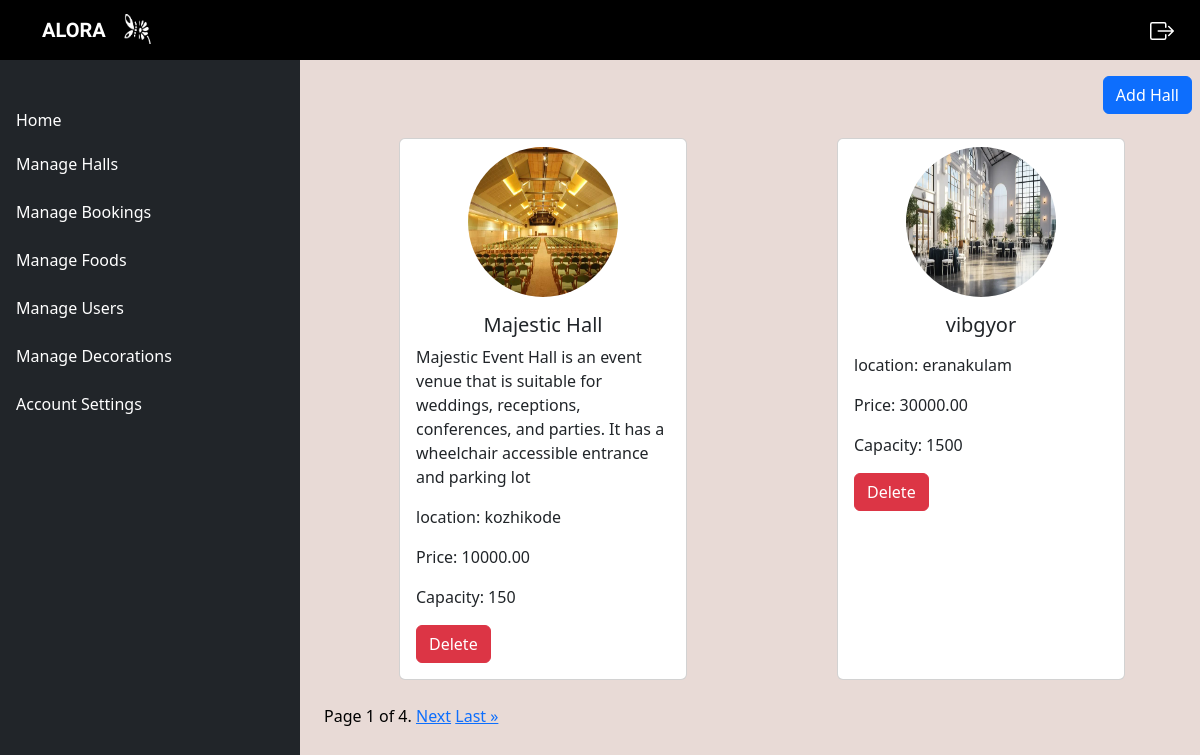
The page /view_hall on the database its author committed.
### event/models.py (models this page shows, shortened)
class Hall(models.Model):
    name=models.CharField(max_length=100)
    location=models.TextField()
    capacity=models.IntegerField()
    price_per_day=models.DecimalField(max_digits=10,decimal_places=2)
    photo_url=models.FileField()
    description=models.TextField()

### event/views.py (the view)
# urls.py: path('view_hall',views.View_hall,name='view_hall'),
def View_hall(request):
    halls=Hall.objects.all()
    items_per_page=2
    paginator=Paginator(halls,items_per_page)
    page=request.GET.get('page',1)
    try:
        halls=paginator.page(page)
    except PageNotAnInteger:
        halls=paginator.page(1)
    except EmptyPage:
        halls=paginator.page(paginator.num_pages)
    context={
        'data':halls,
    }
    return render(request,'view_hall.html',context)

### templates/view_hall.html (shortened to what this page needs)
{% extends 'admin_home.html' %}
{% load static %}
{% block content %}
<div class="content ps-4" >
  <div class="d-flex justify-content-end mt-3 me-2">
    <a href="{% url 'add_hall' %}" class="btn btn-primary text-decoration-none">Add Hall</a>
  </div>
  {% if data %}
<div class="container mt-4">
  <div class="row">
    {% for i in data %}
      <div class="col-md-6 mb-4 d-flex justify-content-center">
        <div class="card" style="width: 18rem;">
          <div class="d-flex justify-content-center mt-2">
          <img src="{{ i.photo_url.url }}" class="card-img-top " alt="img" style="border-radius: 50%; height: 150px; width: 150px;">
        </div>
          <div class="card-body">
            <h5 class="card-title text-center">{{ i.name }}</h5>
            <p class="card-text">{{ i.description }}</p>
            <p class="card-text">location: {{ i.location }}</p>
            <p class="card-text">Price: {{ i.price_per_day }}</p>
            <p class="card-text">Capacity: {{ i.capacity }}</p>
            <a href="{% url 'delete_hall' id=i.id %}" class="btn btn-danger">Delete</a>
          </div>
        </div>
      </div>
    {% endfor %}
  </div>
</div>
{% endif %}
    <div class="pagination">
      <span class="step-links">
        <span class="current">Page {{ data.number }} of {{ data.paginator.num_pages }}.</span>
        {% if data.has_next %}
          <a href="?page={{ data.next_page_number }}">Next</a>
          <a href="?page={{ data.paginator.num_pages }}">Last &raquo;</a>
        {% endif %}
      </span>
  </div>
</div>
{% endblock content %}

### templates/admin_home.html (style rules this page uses)
.content { background: #E8DAD6; color: black; width: 75%; }

### rows shown on the page
Hall: photo_url (picture), name "Majestic Hall", description "Majestic Event Hall is an event venue that is suitable for weddings, receptions, conferences, and parties. It has a wheelchair accessible entrance and parking lot", location "kozhikode", price_per_day "10000.00", capacity "150"
Hall: photo_url (picture), name "vibgyor", location "eranakulam", price_per_day "30000.00", capacity "1500"

### other values the page prints
{{ data.number }} "1"
{{ data.paginator.num_pages }} "4"
